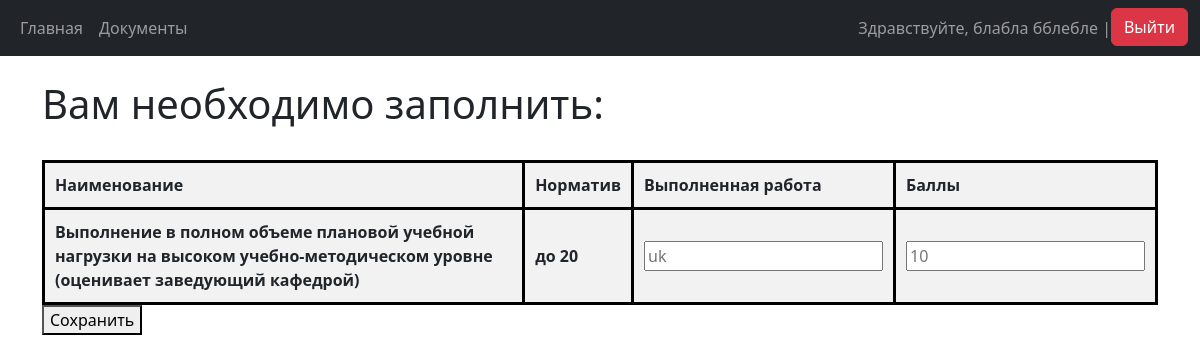
The app's page / (signed in), older data.
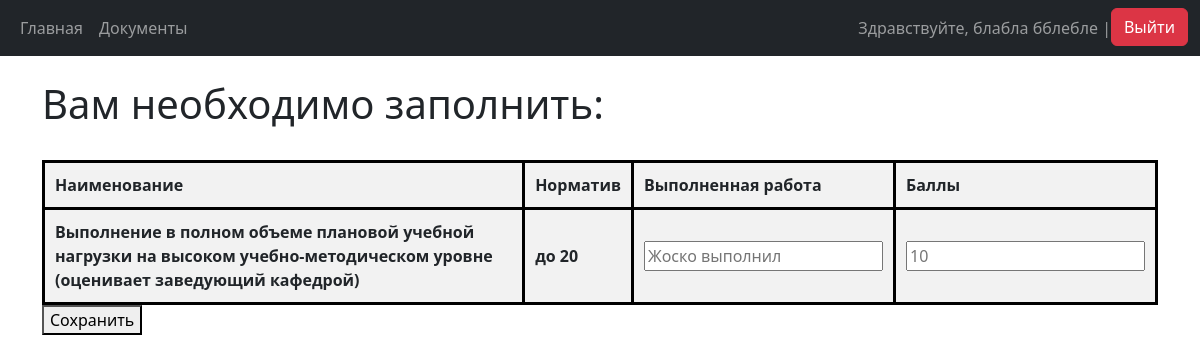
The same page, newer data.
### main_app/models.py (models this page shows, shortened)
class Grading(models.Model):
    STATUS_CHOICES = [
        ('not_checked', 'Не проверено'),
        ('approved', 'Одобрено'),
        ('has_errors', 'Есть ошибки'),
    ]
    user = models.ForeignKey(User, verbose_name='Юзер', on_delete=models.CASCADE)
    used_standard = models.ForeignKey(Criteria, verbose_name='Наименование работ', on_delete=models.PROTECT)
    work_done = models.CharField(verbose_name='Выполненная работа', max_length=400, blank=True)
    rating = models.PositiveIntegerField(verbose_name='Баллы', default=0)
    status = models.CharField(
        verbose_name='Статус',
        max_length=20,
        choices=STATUS_CHOICES,
        default='not_checked',
    )
    class Meta:
        constraints = [
            models.UniqueConstraint(fields=['user', 'used_standard'], name='unique_user_data')
        ]
        verbose_name = 'Выполненные работы'
        verbose_name_plural = 'Выполненные работы'

class Criteria(models.Model):
    title = models.CharField(verbose_name='Наименование работ', max_length=200, blank=False)
    standard_in_points = models.CharField(verbose_name='Норматив в баллах', max_length=30, blank=False)
    table_title = models.ForeignKey(Table, verbose_name='Таблица', on_delete=models.PROTECT, null=True, blank=True)
    class Meta:
        verbose_name = 'Работы и нормативы'
        verbose_name_plural = 'Работы и нормативы'
    def __str__(self):
        return self.title

### main_app/views.py (the view)
# urls.py: path('', views.home_page, name='home'),
def home_page(request):
    if request.user.is_authenticated:
        user_object = request.user
        if models.Inspectors.objects.filter(user=user_object).exists():
            info = info_table.InfoTable(user_object)
            info.user_role = 'Inspector'
            info.set_faculty(models.Inspectors.objects.get(user=user_object).audited_faculty)
            profiles = models.Profile.objects.all()
            info.find_controlled_users(profiles)
        else:
            user_profile = models.Profile.objects.get(user=user_object)
            info = info_table.InfoTable(user_object)
            info.user_role = 'Teacher'
            info.cathedras = user_profile.teaching_cathedras
            gradings = models.Grading.objects.all()
            criterias = models.Criteria.objects.all()
            info.find_user_grading(gradings, criterias)
        context = {
            'info': info
        }
        return render(request, 'main/home.html', context)
    else:
        return redirect('login')

### main_app/info_table.py (called while the page is built)
    def find_user_grading(self, gradings: list[models.Grading], criterias: list[models.Criteria]) -> None:
        for grading in gradings:
            if grading.user.username == self.user.username:
                for criteria in criterias:
                    if str(criteria.title) == str(grading.used_standard):
                        new_table = Table(grading, criteria)
                        self.user_tables.append(new_table)

### templates/main/home.html (shortened to what this page needs)
{% extends 'main/base.html' %}
{% block content %}
<div class="users_info">
    {% if info.user_role == 'Teacher' and info.user_tables|length > 0 %}
    <br>
    <h1>Вам необходимо заполнить:</h1>
    <br>
    {% include 'main/output.html' %}
    {% elif info.user_role == 'Inspector' %}
    <br>
    <h1>Вам необходимо проверить:</h1>
    <br>
    {% include 'main/output.html' %}
    {% else %}
    <br>
    <h1>На данный момент записей для Вас нет.</h1>
    <br>
    {% endif %}
</div>
{% endblock %}

### templates/main/base.html (shortened to what this page needs)
<!DOCTYPE html>
<html lang="en">
<head>
    <link href="https://cdn.jsdelivr.net/npm/bootstrap@5.3.3/dist/css/bootstrap.min.css"
           rel="stylesheet"
>
    {% load crispy_forms_tags %}
</head>
<body>
    <nav class="navbar navbar-expand-lg navbar-dark bg-dark">
        <div class="container-fluid">
            <div>
                <ul class="navbar-nav">
                    <li class="nav-item">
                        <a class="nav-link" href="/home">Главная</a>
                    </li>
                    <li class="nav-item">
                        <a class="nav-link" href="/create-post">Документы</a>
                    </li>
                </ul>
            </div>
            <div>
                <ul class="navbar-nav">
                    {% if user.is_authenticated %}
                    <span class="navbar-text">Здравствуйте, {{ user.first_name }}
                        {{ user.last_name }} | </span>
                    <form action="{% url 'logout' %}" method="post">
                        <button type="submit" class="btn btn-danger">Выйти</button>
                    </form>
                    {% else %}
                    <li class="nav-item">
                        <a class="nav-link" href="/login">Войти</a>
                    </li>
                    {% endif %}
                </ul>
            </div>
        </div>
    </nav>
    <div class="container">
        {% block content %}
        {% endblock %}
    </div>
</body>
</html>

### templates/main/output.html (shortened to what this page needs)
<form method="POST" action="{% url 'save-form' %}">
    {% if info.user_role == 'Teacher' %}
        <table border="3">
            <tr>
                <th>Наименование</th>
                <th>Норматив</th>
                <th>Выполненная работа</th>
                <th>Баллы</th>
            </tr>
            {% for table in info.user_tables %}
            <tr>
                <th>{{ table.grading.used_standard }}</th>
                <th>{{ table.criteria.standard_in_points }}</th>
                <th><input type="text"
                        name="work_done-!SePaRaToR!-{{ table.grading.user.username }}-!SePaRaToR!-{{ table.grading.used_standard }}"
                        placeholder="{{ table.grading.work_done }}"></th>
                <th><input type="number"
                           name="points-!SePaRaToR!-{{ table.grading.user.username }}-!SePaRaToR!-{{ table.grading.used_standard }}"
                           placeholder="{{ table.grading.rating }}"></th>
            </tr>
            {% endfor %}
        </table>
    {% else %}
        <h1>Ошибка. У вас не настроена роль. Обратитесь к администратору.</h1>
    {% endif %}
    <button type="submit">Сохранить</button>
</form>

### templates/main/output.html (style rules this page uses)
table { border-collapse: collapse; width: 100%; }
th, td { padding: 10px; text-align: left; border: 3px solid black; }
th { background-color: #f2f2f2; }

Row changes from the older to the newer data that the page shows:
changed Grading: grading.work_done "uk" → "Жоско выполнил"
